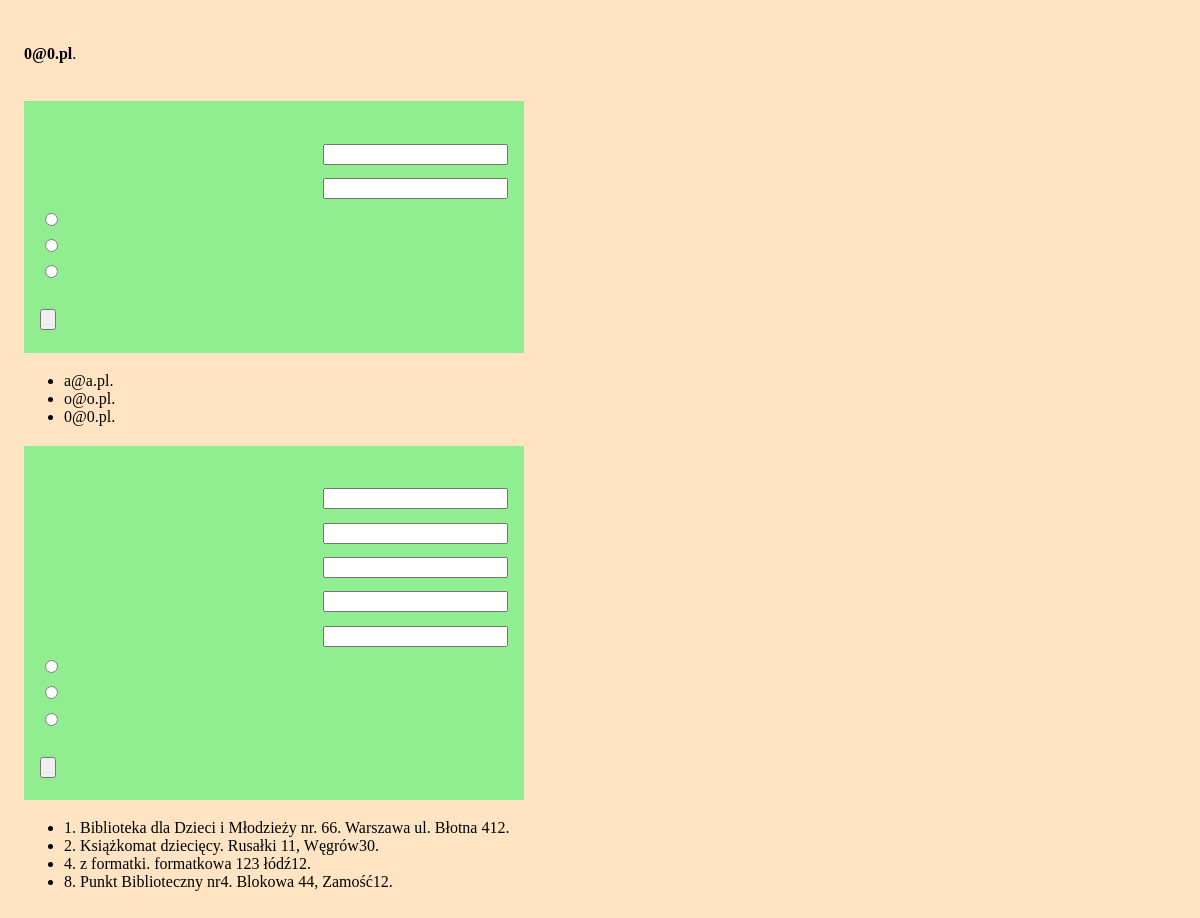
Screenshot of /admin.php (signed in) with the database file from the repository.
### tables this page shows
CREATE TABLE "librarian" (
    "librarian_id" INTEGER PRIMARY KEY AUTOINCREMENT NOT NULL,
    "librarian_name" text,
    "librarian_pass" TEXT,
    "librarian_level" INTEGER
);

CREATE TABLE "unit" (
    "unit_id" INTEGER PRIMARY KEY AUTOINCREMENT NOT NULL,
    "unit_name" TEXT,
    "unit_address" TEXT,
    "number_columns" INTEGER,
    "number_box" INTEGER
);

### admin.php (the view, shortened to what this page needs)
<?php
require 'config.php';
$db = new MyDB($dbfile);
$stm = $db->query("SELECT unit_id, unit_name, unit_address, number_box FROM unit");
while ($row = $stm->fetchArray(1)) {
    $unit_id = $row['unit_id'];
    $unit_name = $row['unit_name'];
    $unit_address = $row['unit_address'];
    $unit_size = $row['number_box'];
    $unit = "<li>" . $info['id'] . $unit_id . ". " . $unit_name . ". " . $unit_address . $info['lockers'] . $unit_size . ".</li>";
    $all_units .= $unit;
}
$stm = $db->query("SELECT librarian_name FROM librarian");
while ($row = $stm->fetchArray(1)) {
    $librarian_name = $row['librarian_name'];
    $librarian = "<li>" . $librarian_name . ".</li>";
    $all_librarians .= $librarian;
}
echo $page_head . "\n\t\t<title>" . $info['admin_title']; ?></title>
</head>
<body>
    <?php
    if ($_SESSION["name"]) {
    ?>
        <header class="page-header">
            <?php echo $info['admin_login_info'] . " <b>" . $_SESSION['name']; ?></b>.<br>
            <?php echo $info['admin_logout']; ?><br>
        </header>
        <main role="main">
            <section>
                <div class="edycja">
                    <form name="admin_librarians" method="post" action="" class="">
                        <div class="flekser">
                            <label for="librarian_login"><?php echo $info['login_name']; ?></label> <input type="text" class="" id="id-librarian_login" name="librarian_login">
                        </div>
                        <div class="flekser">
                            <label for="librarian_pass"><?php echo $info['login_pass']; ?></label> <input type="password" class="" id="id-librarian_pass" name="librarian_pass">
                        </div>
                        <div>
                            <div>
                                <input type="radio" id="librarian_add" name="librarian" value="0"> <label for="librarian_add"><?php echo $info['add'] . " " . $info['account']; ?></label>
                            </div>
                            <div>
                                <input type="radio" id="librarian_remove" name="librarian" value="1"> <label for="librarian_remove"><?php echo $info['remove'] . " " . $info['account']; ?></label>
                            </div>
                            <div>
                                <input type="radio" id="librarian_update" name="librarian" value="2"> <label for="librarian_update"><?php echo $info['update'] . " " . $info['password']; ?></label>
                            </div>
                        </div><br>
                        <input type="submit" name="librarian_submit" value="<?php echo $info['send_button']; ?>">
                    </form>
                </div>
                <ul>
                    <?php echo $all_librarians; ?>
                </ul>
            </section>
            <section>
                <div class="edycja">
                    <form name="admin_machines" method="post" action="" class="">
                        <div class="flekser">
                            <input type="tekst" class="" id="id-machine_id" name="machine_id">
                        </div>
                        <div class="flekser">
                            <input type="tekst" class="" id="id-machine_name" name="machine_name">
                        </div>
                        <div class="flekser">
                            <input type="text" class="" id="id-machine_address" name="machine_address">
                        </div>
                        <div class="flekser">
                            <input type="number" class="" id="id-machine_size" name="machine_size">
                        </div>
                        <div class="flekser">
                            <input type="number" class="" id="id-machine_column" name="machine_column">
                        </div>
                        <div>
                            <div>
                                <input type="radio" id="machine_add" name="machine" value="0">
                            </div>
                            <div>
                                <input type="radio" id="machine_remove" name="machine" value="1">
                            </div>
                            <div>
                                <input type="radio" id="machine_update" name="machine" value="2">
                            </div>
                        </div><br>
                        <input type="submit" name="machine_submit" value="<?php echo $info['send_button']; ?>">
                    </form>
                </div>
                <ul>
                    <?php echo $all_units; ?>
                </ul>
            </section>
        </main>
    <?php
    } else {
        echo '<header class="page-header">
        <h1>' . $info['admin_message'] . '</h1>
        <h2><a href="login.php">' . $info["login_first"] . '</a></h2>
    </header>';
    }
    ?>
</body>
</html>

### config.php (shortened to what this page needs)
<?php
$all_units = "";
$all_librarians = "";
$page_head = "<!DOCTYPE html>
<html lang=\"pl-PL\">
    <head>
        <meta charset=\"UTF-8\" />
        <link rel=\"stylesheet\" type=\"text/css\" href=\"../style.css\" />
        <meta name=\"viewport\" content=\"width=device-width, initial-scale=1\">";

### style.css (style rules this page uses)
.flekser { display: flex; flex-direction: row; justify-content: space-between; align-items: center; }
.edycja { background: lightgreen; color: black; padding: 1em; margin-bottom: 1em; }
input { cursor: pointer; margin-top: .5em; margin-bottom: .5em; }
body { padding: 1em; background-color: bisque; width: 500px; }

### rows the page displays
librarian: librarian_name "a@a.pl"
librarian: librarian_name "o@o.pl"
librarian: librarian_name "0@0.pl"
unit: unit_id "1", unit_name "Biblioteka dla Dzieci i Młodzieży nr. 66", unit_address "Warszawa ul. Błotna 4", number_box "12"
unit: unit_id "2", unit_name "Książkomat dziecięcy", unit_address "Rusałki 11, Węgrów", number_box "30"
unit: unit_id "4", unit_name "z formatki", unit_address "formatkowa 123 łódź", number_box "12"
unit: unit_id "8", unit_name "Punkt Biblioteczny nr4", unit_address "Blokowa 44, Zamość", number_box "12"

### other values shown
$_SESSION['name'] "0@0.pl"
